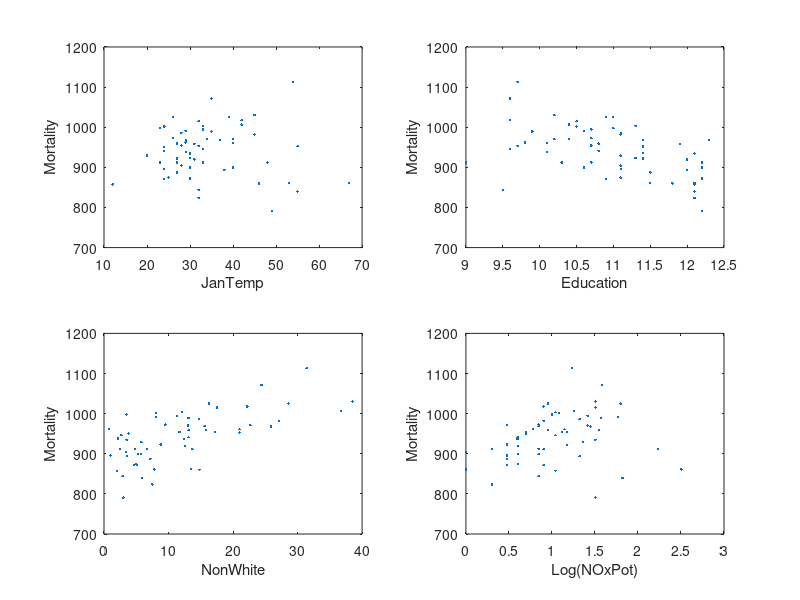

Reproduce this figure in MATLAB. (Note: this script raises an error after producing the figure.)
% Dr. Hui Yang
% prepared for  ESI 6247 Statistical Design Models
% Deaprtment of Industrial and Management Systems Engineering
% University of South Florida
% Email: huiyang@usf.edu


clear all
close all
clc

BC = importdata('Pollution.dat');
x = [BC.data(:,1:4), BC.data(:,6:15)];
x(:,12) = log10(x(:,12)); % HCpot
x(:,13) = log10(x(:,13)); % NOxPot
x(:,14) = log10(x(:,14)); % SO2Pot
y = BC.data(:,5);

x = [x(1:20,:);x(22:end,:)];
y = [y(1:20,:);y(22:end,:)];

%% Scatter Plots of mortality against selected predictors
figure('color','w')
subplot(2,2,1)
plot(x(:,1),y,'.'); xlabel('JanTemp'); ylabel('Mortality');

subplot(2,2,2)
plot(x(:,5),y,'.'); xlabel('Education'); ylabel('Mortality');

subplot(2,2,3)
plot(x(:,7),y,'.'); xlabel('NonWhite'); ylabel('Mortality');

subplot(2,2,4)
plot(x(:,13),y,'.'); xlabel('Log(NOxPot)'); ylabel('Mortality');

%% linear regression coefficients
stats = regstats(y,x);

t = stats.tstat;
CoeffTable = dataset({t.beta,'Coef'},{t.se,'StdErr'}, ...
                     {t.t,'tStat'},{t.pval,'pVal'})
fprintf('%6s','R Square and Adj R square');
fprintf('%10.4f',stats.rsquare*100, stats.adjrsquare*100);
fprintf('\n')
              
                 
%% linear regression anova table                 
f = stats.fstat;
fprintf('\n')
fprintf('Regression ANOVA');
fprintf('\n\n')

fprintf('%6s','Source');
fprintf('%10s','df','SS','MS','F','P');
fprintf('\n')

fprintf('%6s','Regr');
fprintf('%10.2f',f.dfr,f.ssr,f.ssr/f.dfr,f.f,f.pval);
fprintf('\n')

fprintf('%6s','Resid');
fprintf('%10.2f',f.dfe,f.sse,f.sse/f.dfe);
fprintf('\n')

fprintf('%6s','Total');
fprintf('%10.2f',f.dfe+f.dfr,f.sse+f.ssr);
fprintf('\n\n\n')


%% stepwise regression
stepwisefit(x,y,...
            'penter',0.15,'premove',0.15);
        
        
%% F-to-remove
stepwise(x,y,1:14,0.15,0.15);

%% F-to-enter
stepwise(x,y,[],0.15,0.15)